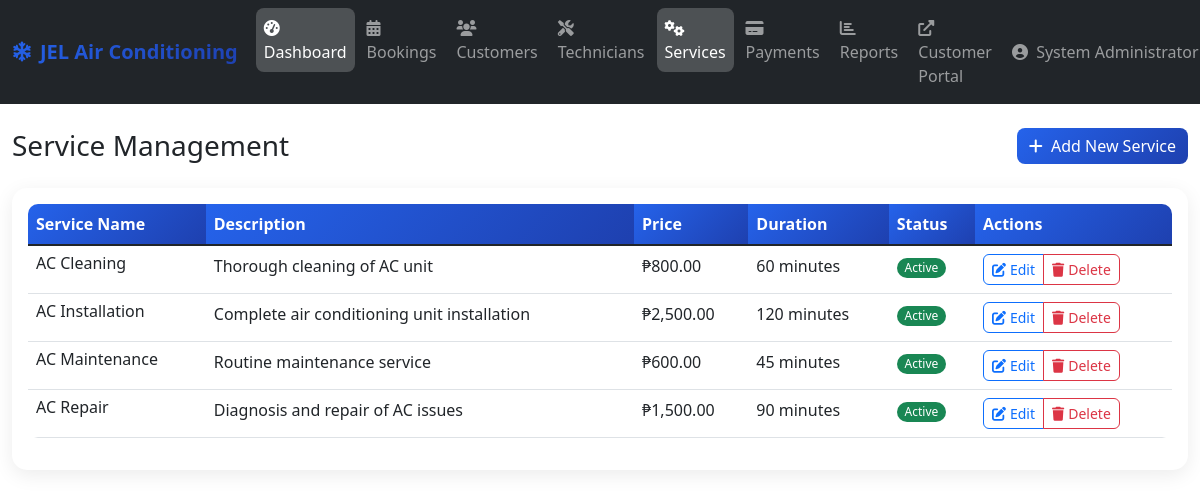
Page /modules/services/index.php (signed in) on the committed database.
### tables this page shows
CREATE TABLE services (
    id INT AUTO_INCREMENT PRIMARY KEY,
    name VARCHAR(100) NOT NULL,
    description TEXT,
    price DECIMAL(10,2) NOT NULL,
    duration INT NOT NULL,  
    status TINYINT(1) DEFAULT 1
);

### modules/services/index.php (the view, shortened to what this page needs)
<?php
include '../../includes/config.php';
$stmt = $pdo->prepare("SELECT * FROM services ORDER BY name");
$stmt->execute();
$services = $stmt->fetchAll();
?>
<?php include '../../includes/header.php'; ?>
<div class="container-fluid py-4">
    <div class="row">
        <div class="col-12">
            <div class="d-flex justify-content-between align-items-center mb-4">
                <h1 class="h3 mb-0">Service Management</h1>
                <a href="add.php" class="btn btn-primary">
                    <i class="fas fa-plus me-1"></i> Add New Service
                </a>
            </div>
            <div class="card">
                <div class="card-body">
                    <?php if (count($services) > 0): ?>
                        <div class="table-responsive">
                            <table class="table table-hover">
                                <thead>
                                    <tr>
                                        <th>Service Name</th>
                                        <th>Description</th>
                                        <th>Price</th>
                                        <th>Duration</th>
                                        <th>Status</th>
                                        <th>Actions</th>
                                    </tr>
                                </thead>
                                <tbody>
                                    <?php foreach ($services as $service): ?>
                                        <tr>
                                            <td>
                                                <h6 class="mb-0"><?php echo htmlspecialchars($service['name']); ?></h6>
                                            </td>
                                            <td><?php echo htmlspecialchars(substr($service['description'], 0, 80) . (strlen($service['description']) > 80 ? '...' : '')); ?></td>
                                            <td>₱<?php echo number_format($service['price'], 2); ?></td>
                                            <td><?php echo $service['duration']; ?> minutes</td>
                                            <td>
                                                <span class="badge bg-<?php echo $service['status'] ? 'success' : 'secondary'; ?>">
                                                    <?php echo $service['status'] ? 'Active' : 'Inactive'; ?>
                                                </span>
                                            </td>
                                            <td>
                                                <div class="btn-group" role="group">
                                                    <a href="edit.php?id=<?php echo $service['id']; ?>" class="btn btn-sm btn-outline-primary" title="Edit Service" style="border-radius: 6px 0 0 6px;">
                                                        <i class="fas fa-edit me-1"></i>Edit
                                                    </a>
                                                    <a href="delete.php?id=<?php echo $service['id']; ?>" class="btn btn-sm btn-outline-danger" title="Delete Service" onclick="return confirm('Are you sure you want to delete this service?')" style="border-radius: 0 6px 6px 0;">
                                                        <i class="fas fa-trash me-1"></i>Delete
                                                    </a>
                                                </div>
                                            </td>
                                        </tr>
                                    <?php endforeach; ?>
                                </tbody>
                            </table>
                        </div>
                    <?php endif; ?>
                </div>
            </div>
        </div>
    </div>
</div>
<?php include '../../includes/footer.php'; ?>

### assets/css/style.css (style rules this page uses)
.card { border: none; box-shadow: 0 0.15rem 1.75rem 0 rgba(58, 59, 69, 0.15); }
.table th { border-top: none; font-weight: 600; color: #6e707e; }
.btn-group .btn { border-radius: 0.35rem; }

### includes/header.php (style rules this page uses)
:root { --primary-color: #2563eb; --secondary-color: #1e40af; --accent-color: #3b82f6; --success-color: #10b981; --warning-color: #f59e0b; --danger-color: #ef4444; --info-color: #06b6d4; --light-color: #f8fafc; --dark-color: #1e293b; }
.btn-primary { background: linear-gradient(135deg, var(--primary-color), var(--secondary-color)); border: none; border-radius: 8px; font-weight: 500; transition: all 0.3s ease; }
.card { border-radius: 15px; border: none; box-shadow: 0 5px 20px rgba(0, 0, 0, 0.08); transition: all 0.3s ease; }
.table { border-radius: 10px; overflow: hidden; }
.table th { background: linear-gradient(135deg, var(--primary-color), var(--secondary-color)); color: white; border: none; font-weight: 600; }
.badge { border-radius: 20px; font-weight: 500; }

### rows in the picture
services: name "AC Cleaning", description "Thorough cleaning of AC unit", price "800.00", duration "60", status "Active"
services: name "AC Installation", description "Complete air conditioning unit installation", price "2,500.00", duration "120", status "Active"
services: name "AC Maintenance", description "Routine maintenance service", price "600.00", duration "45", status "Active"
services: name "AC Repair", description "Diagnosis and repair of AC issues", price "1,500.00", duration "90", status "Active"

### other values in the picture
$_SESSION['full_name'] "System Administrator…"
